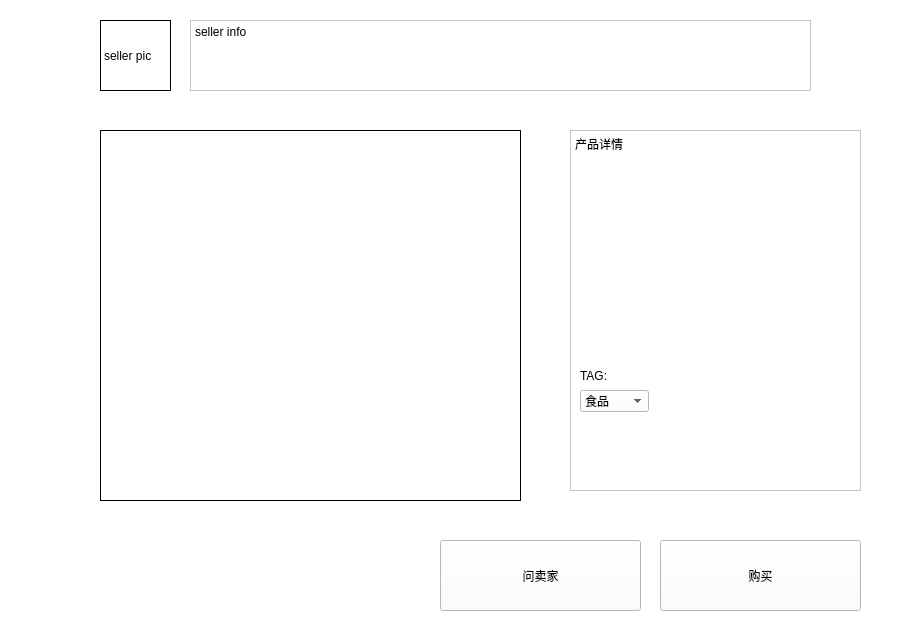
<?xml version="1.0" encoding="UTF-8"?>
<ui version="4.0">
 <class>Buy_Form</class>
 <widget class="QWidget" name="Buy_Form">
  <property name="geometry">
   <rect>
    <x>0</x>
    <y>0</y>
    <width>908</width>
    <height>627</height>
   </rect>
  </property>
  <property name="windowTitle">
   <string>Form</string>
  </property>
  <property name="styleSheet">
   <string notr="true">background-color: rgb(255, 255, 255);</string>
  </property>
  <widget class="QPlainTextEdit" name="Discription">
   <property name="geometry">
    <rect>
     <x>570</x>
     <y>130</y>
     <width>291</width>
     <height>361</height>
    </rect>
   </property>
   <property name="plainText">
    <string>产品详情</string>
   </property>
  </widget>
  <widget class="QLabel" name="Pic">
   <property name="geometry">
    <rect>
     <x>100</x>
     <y>130</y>
     <width>421</width>
     <height>371</height>
    </rect>
   </property>
   <property name="font">
    <font>
     <pointsize>20</pointsize>
    </font>
   </property>
   <property name="autoFillBackground">
    <bool>false</bool>
   </property>
   <property name="frameShape">
    <enum>QFrame::Box</enum>
   </property>
   <property name="text">
    <string/>
   </property>
   <property name="pixmap">
    <pixmap>local/1.png</pixmap>
   </property>
   <property name="scaledContents">
    <bool>false</bool>
   </property>
   <property name="wordWrap">
    <bool>true</bool>
   </property>
   <property name="openExternalLinks">
    <bool>false</bool>
   </property>
  </widget>
  <widget class="QPushButton" name="Seller_btn">
   <property name="geometry">
    <rect>
     <x>440</x>
     <y>540</y>
     <width>201</width>
     <height>71</height>
    </rect>
   </property>
   <property name="text">
    <string>问卖家</string>
   </property>
  </widget>
  <widget class="QPushButton" name="Buy_btn">
   <property name="geometry">
    <rect>
     <x>660</x>
     <y>540</y>
     <width>201</width>
     <height>71</height>
    </rect>
   </property>
   <property name="text">
    <string>购买</string>
   </property>
  </widget>
  <widget class="QLabel" name="label">
   <property name="geometry">
    <rect>
     <x>100</x>
     <y>20</y>
     <width>71</width>
     <height>71</height>
    </rect>
   </property>
   <property name="acceptDrops">
    <bool>false</bool>
   </property>
   <property name="autoFillBackground">
    <bool>false</bool>
   </property>
   <property name="inputMethodHints">
    <set>Qt::ImhNone</set>
   </property>
   <property name="frameShape">
    <enum>QFrame::Box</enum>
   </property>
   <property name="text">
    <string>seller pic</string>
   </property>
  </widget>
  <widget class="QPlainTextEdit" name="plainTextEdit">
   <property name="geometry">
    <rect>
     <x>190</x>
     <y>20</y>
     <width>621</width>
     <height>71</height>
    </rect>
   </property>
   <property name="plainText">
    <string>seller info</string>
   </property>
  </widget>
  <widget class="QComboBox" name="comboBox">
   <property name="geometry">
    <rect>
     <x>580</x>
     <y>390</y>
     <width>69</width>
     <height>22</height>
    </rect>
   </property>
   <item>
    <property name="text">
     <string>食品</string>
    </property>
   </item>
   <item>
    <property name="text">
     <string>饮品</string>
    </property>
   </item>
   <item>
    <property name="text">
     <string>服装</string>
    </property>
   </item>
  </widget>
  <widget class="QLabel" name="label_2">
   <property name="geometry">
    <rect>
     <x>580</x>
     <y>370</y>
     <width>54</width>
     <height>12</height>
    </rect>
   </property>
   <property name="text">
    <string>TAG:</string>
   </property>
  </widget>
 </widget>
 <resources/>
 <connections/>
</ui>
